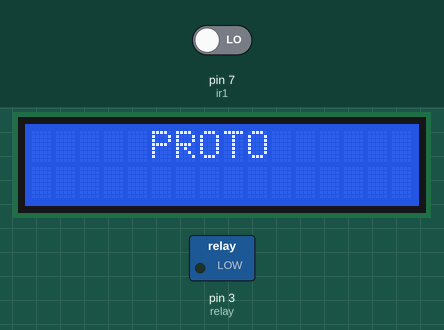
A sketch run on a simulated Arduino Uno, built with avr-gcc and run on an emulated ATmega328P. Shown: 16×2 character LCD, switched loads named in the sketch (green lamp = pin HIGH). The test bench sets the inputs (shaded band); at power-on: pin 7 (ir1) LOW.

Above: at 0.1 s.
At 2.1 s:
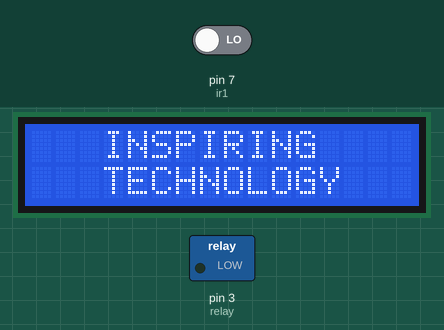
At 4.1 s:
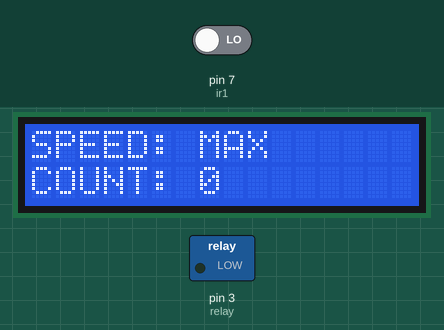

The sketch:

_29SepBatchPrint.ino
```cpp
#include <LiquidCrystal.h>
LiquidCrystal lcd(2,4,9,10,11,12);
int relay =   3;         // assigns pin 10 to variable pwm
int ir1 =     7;                    // assigns pin 7 to IR Sensor Front 1
int ir2 =     8;                    // assigns pin 8 to IR Sensor Front 2
int ir3 =     13;                   // assigns pin 13 to IR Sensor Motor
int count = 0;                     // variable for rotation count

void setup()
{
  lcd.begin(16, 2);
  pinMode(ir1, INPUT);           // declare IR- Packet as input
  pinMode(ir2, INPUT);           // declare IR- Packet as input
  pinMode(ir3, INPUT);           // declare IR-Motor as input
  pinMode(relay, OUTPUT);     // declares pin 3 as output
  lcd.print("     PROTO      ");
  delay(2000);
  lcd.clear();
  lcd.print("   INSPIRING    ");
  lcd.setCursor(0, 1);
  lcd.print("   TECHNOLOGY   ");
  delay(2000);
  lcd.clear();
  lcd.setCursor(0, 0);
  lcd.print("SPEED: MAX ");
  lcd.setCursor(0, 1);
  lcd.print("COUNT: ");lcd.print(count);
}

void loop()
{
  if( (digitalRead(ir1) == HIGH) && (digitalRead(ir2) == HIGH) )
  {
      PrintMessage();
      digitalWrite(relay, HIGH);
      while(1)
      {
         if (digitalRead(ir3) == 1) break;
       }

      count++;
      digitalWrite(relay, LOW);
      lcd.setCursor(0, 1);
      lcd.print("COUNT: ");lcd.print(count);
     while( (digitalRead(ir1) == HIGH) && (digitalRead(ir2) == HIGH) )
     digitalWrite(relay, LOW);
  }
}

void PrintMessage()
{

  lcd.clear();
  lcd.setCursor(0, 0);
  lcd.print("SPEED: MAX");
  lcd.setCursor(0, 1);
  lcd.print("COUNT: ");lcd.print(count);

}
```

Measured:
- what the display in image 1 shows lasts 2.0 s, from 2.1 s to 4.1 s
